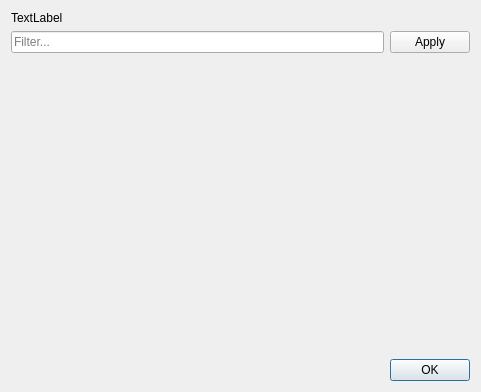
<?xml version="1.0" encoding="UTF-8"?>
<ui version="4.0">
 <class>QtDialogUI</class>
 <widget class="QDialog" name="QtDialogUI">
  <property name="geometry">
   <rect>
    <x>0</x>
    <y>0</y>
    <width>481</width>
    <height>392</height>
   </rect>
  </property>
  <property name="windowTitle">
   <string>QtDialogUI</string>
  </property>
  <property name="modal">
   <bool>true</bool>
  </property>
  <layout class="QVBoxLayout" name="verticalLayout" stretch="0,0,1,0">
   <item>
    <widget class="QLabel" name="lblTitle">
     <property name="text">
      <string>TextLabel</string>
     </property>
    </widget>
   </item>
   <item>
    <layout class="QHBoxLayout" name="filterLayout">
     <item>
      <widget class="QLineEdit" name="leFilter">
       <property name="text">
        <string/>
       </property>
       <property name="placeholderText">
        <string>Filter...</string>
       </property>
      </widget>
     </item>
     <item>
      <widget class="QPushButton" name="pbApply">
       <property name="text">
        <string>Apply</string>
       </property>
      </widget>
     </item>
    </layout>
   </item>
   <item>
    <widget class="QStackedWidget" name="stackedWidget"/>
   </item>
   <item>
    <widget class="QDialogButtonBox" name="buttonBox">
     <property name="orientation">
      <enum>Qt::Horizontal</enum>
     </property>
     <property name="standardButtons">
      <set>QDialogButtonBox::Ok</set>
     </property>
    </widget>
   </item>
  </layout>
 </widget>
 <resources/>
 <connections>
  <connection>
   <sender>buttonBox</sender>
   <signal>accepted()</signal>
   <receiver>QtDialogUI</receiver>
   <slot>accept()</slot>
   <hints>
    <hint type="sourcelabel">
     <x>248</x>
     <y>254</y>
    </hint>
    <hint type="destinationlabel">
     <x>157</x>
     <y>274</y>
    </hint>
   </hints>
  </connection>
  <connection>
   <sender>buttonBox</sender>
   <signal>rejected()</signal>
   <receiver>QtDialogUI</receiver>
   <slot>reject()</slot>
   <hints>
    <hint type="sourcelabel">
     <x>316</x>
     <y>260</y>
    </hint>
    <hint type="destinationlabel">
     <x>286</x>
     <y>274</y>
    </hint>
   </hints>
  </connection>
 </connections>
</ui>
